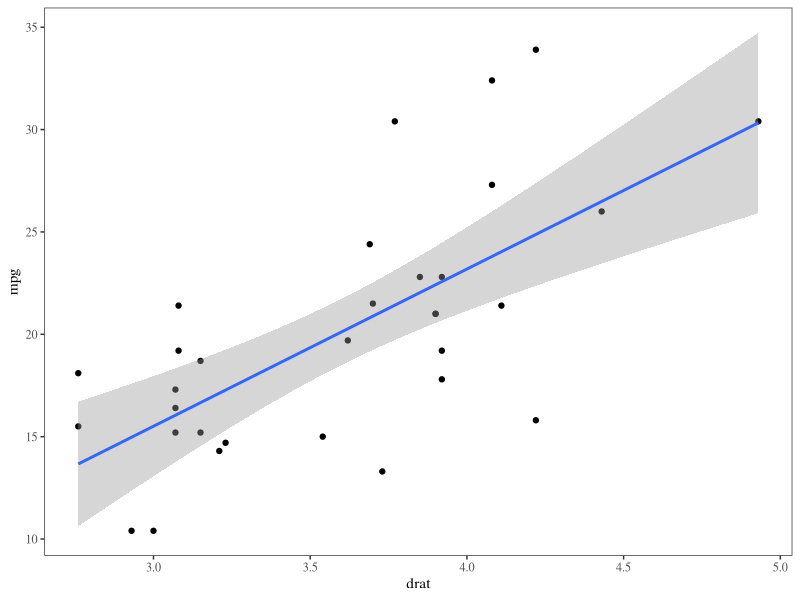

The R script that drew this image:

library(tidyverse)


cars_plot <- mtcars %>% 
  ggplot(., aes(x = drat, y = mpg)) + 
    geom_point() + 
    geom_smooth(method = lm, formula = "y ~ x") + 
    theme_test(base_size = 11, base_family = "Times")
